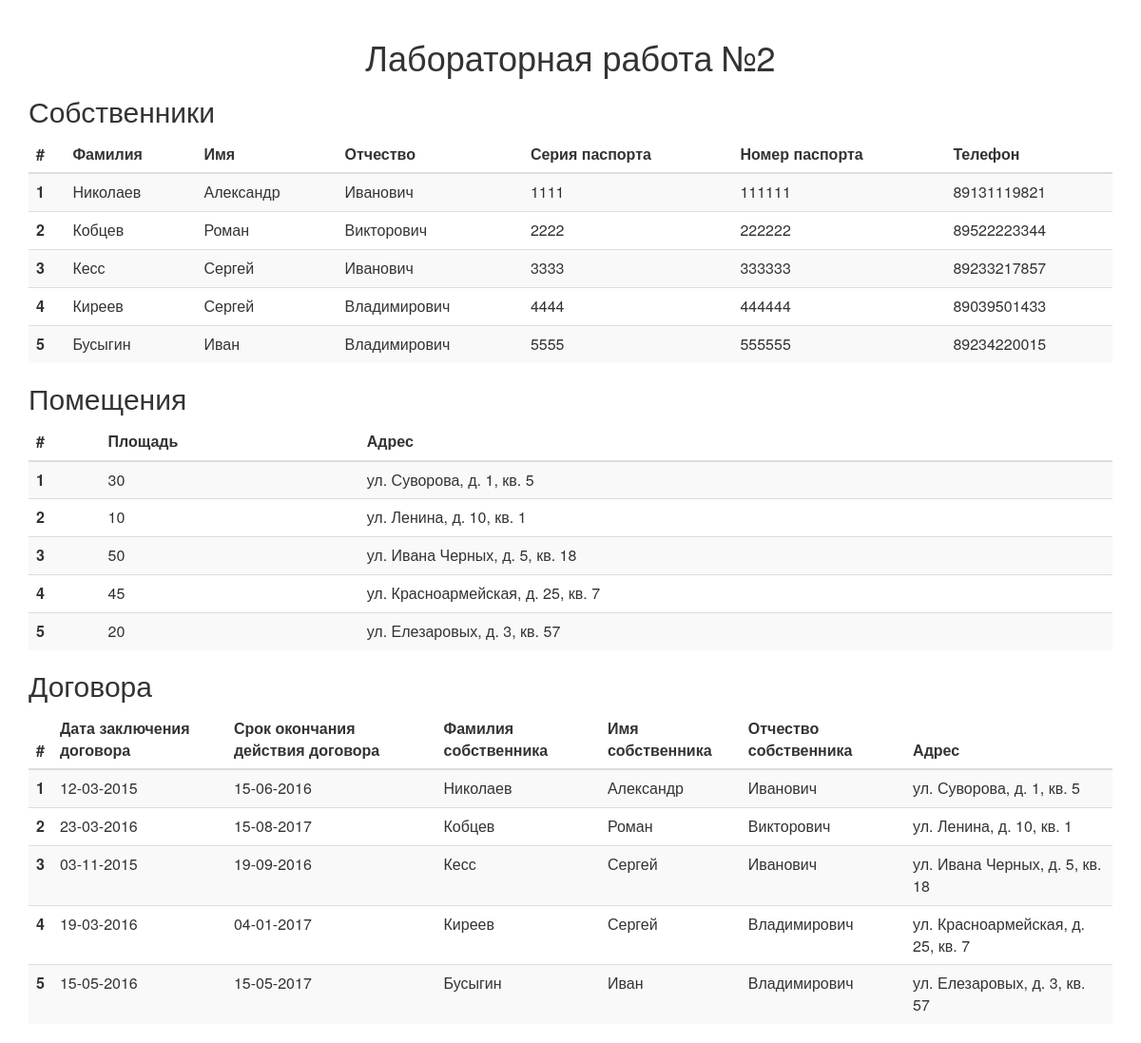
The page / on the database its author committed.
### lab2/models.py (models this page shows)
class Owners(models.Model):
	id = models.AutoField(primary_key=True)
	sname = models.CharField(max_length=20)
	fname = models.CharField(max_length=20)
	patr = models.CharField(max_length=20)
	sp = models.IntegerField()
	np = models.IntegerField()
	ph = models.IntegerField()

class Rooms(models.Model):
	id = models.AutoField(primary_key=True)
	square = models.IntegerField()
	address = models.CharField(max_length=30)

class Agreements(models.Model):
	id = models.AutoField(primary_key=True)
	dateConc = models.CharField(max_length=20)
	expDate = models.CharField(max_length=20)
	sname = models.CharField(max_length=20)
	fname = models.CharField(max_length=20)
	patr = models.CharField(max_length=20)
	address = models.CharField(max_length=30)

### lab2/views.py (the view)
# urls.py: url(r'^$', IndexView.as_view()),
class IndexView(TemplateView):
    template_name = "index.html"
    def get_context_data(self, **kwargs):
        context = super(IndexView, self).get_context_data(**kwargs)
        context.update(
            {
                'ownersList': Owners.objects.all(),
                'roomsList': Rooms.objects.all(),
                'agreementsList': Agreements.objects.all()
            }
        )
        return context

### lab2/templates/index.html (shortened to what this page needs)
﻿<!DOCTYPE html>
<html>
	<head>
        <link rel="stylesheet" href="https://maxcdn.bootstrapcdn.com/bootstrap/3.3.4/css/bootstrap.min.css">
        <link rel="stylesheet" href="https://maxcdn.bootstrapcdn.com/bootstrap/3.3.4/css/bootstrap-theme.min.css">
	</head>
	<body>
        <div class="container">
            <h1 style="text-align:center;">Лабораторная работа №2</h1>
            <h2>Собственники</h2>
            <table class="table table-striped">
                <thead>
                <tr>
                  <th>#</th>
                  <th>Фамилия</th>
                  <th>Имя</th>
                  <th>Отчество</th>
                  <th>Серия паспорта</th>
                  <th>Номер паспорта</th>
                  <th>Телефон</th>
                </tr>
                </thead>
                <tbody>
                    {% for owner in ownersList %}
                        <tr>
                            <th scope="row">{{owner.id}}</th>
                            <td>{{owner.sname}}</td>
                            <td>{{owner.fname}}</td>
                            <td>{{owner.patr}}</td>
                            <td>{{owner.sp}}</td>
                            <td>{{owner.np}}</td>
                            <td>{{owner.ph}}</td>
                        </tr>
                    {% endfor %}
                </tbody>
            </table>
            <h2>Помещения</h2>
            <table class="table table-striped">
                <thead>
                <tr>
                  <th>#</th>
                  <th>Площадь</th>
                  <th>Адрес</th>
                </tr>
                </thead>
                <tbody>
                    {% for room in roomsList %}
                        <tr>
                            <th scope="row">{{room.id}}</th>
                            <td>{{room.square}}</td>
                            <td>{{room.address}}</td>
                        </tr>
                    {% endfor %}
                </tbody>
            </table>
            <h2>Договора</h2>
            <table class="table table-striped">
                <thead>
                <tr>
                  <th>#</th>
                  <th>Дата заключения договора</th>
                  <th>Срок окончания действия договора</th>
                  <th>Фамилия собственника</th>
                  <th>Имя собственника</th>
                  <th>Отчество собственника</th>
                  <th>Адрес</th>
                </tr>
                </thead>
                <tbody>
                    {% for agreement in agreementsList %}
                        <tr>
                            <th scope="row">{{agreement.id}}</th>
                            <td>{{agreement.dateConc}}</td>
                            <td>{{agreement.expDate}}</td>
                            <td>{{agreement.sname}}</td>
                            <td>{{agreement.fname}}</td>
                            <td>{{agreement.patr}}</td>
                            <td>{{agreement.address}}</td>
                        </tr>
                    {% endfor %}
                </tbody>
            </table>
        </div>
	</body>
</html>

### rows shown on the page
Owners: id "1", sname "Николаев", fname "Александр", patr "Иванович", sp "1111", np "111111", ph "89131119821"
Owners: id "2", sname "Кобцев", fname "Роман", patr "Викторович", sp "2222", np "222222", ph "89522223344"
Owners: id "3", sname "Кесс", fname "Сергей", patr "Иванович", sp "3333", np "333333", ph "89233217857"
Owners: id "4", sname "Киреев", fname "Сергей", patr "Владимирович", sp "4444", np "444444", ph "89039501433"
Owners: id "5", sname "Бусыгин", fname "Иван", patr "Владимирович", sp "5555", np "555555", ph "89234220015"
Rooms: id "1", square "30", address "ул. Суворова, д. 1, кв. 5"
Rooms: id "2", square "10", address "ул. Ленина, д. 10, кв. 1"
Rooms: id "3", square "50", address "ул. Ивана Черных, д. 5, кв. 18"
Rooms: id "4", square "45", address "ул. Красноармейская, д. 25, кв. 7"
Rooms: id "5", square "20", address "ул. Елезаровых, д. 3, кв. 57"
Agreements: id "1", dateConc "12-03-2015", expDate "15-06-2016", sname "Николаев", fname "Александр", patr "Иванович", address "ул. Суворова, д. 1, кв. 5"
Agreements: id "2", dateConc "23-03-2016", expDate "15-08-2017", sname "Кобцев", fname "Роман", patr "Викторович", address "ул. Ленина, д. 10, кв. 1"
Agreements: id "3", dateConc "03-11-2015", expDate "19-09-2016", sname "Кесс", fname "Сергей", patr "Иванович", address "ул. Ивана Черных, д. 5, кв. 18"
Agreements: id "4", dateConc "19-03-2016", expDate "04-01-2017", sname "Киреев", fname "Сергей", patr "Владимирович", address "ул. Красноармейская, д. 25, кв. 7"
Agreements: id "5", dateConc "15-05-2016", expDate "15-05-2017", sname "Бусыгин", fname "Иван", patr "Владимирович", address "ул. Елезаровых, д. 3, кв. 57"
